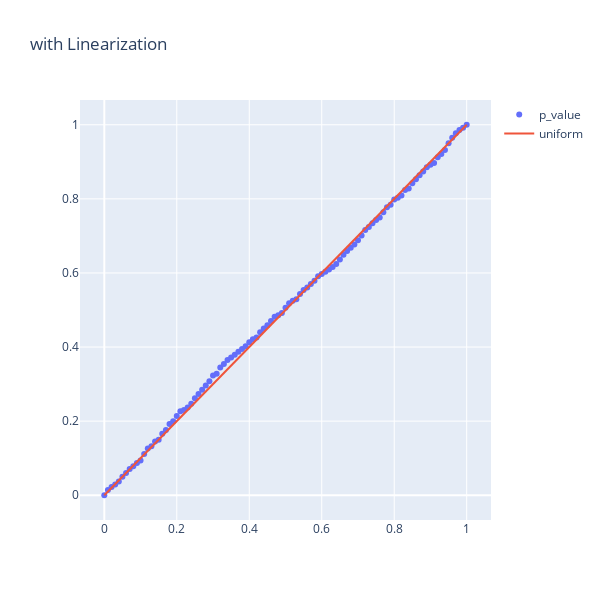

Notebook code cell kept with this figure:
### Code cell
get_qq_plot(p_values_lin, title='with Linearization')
